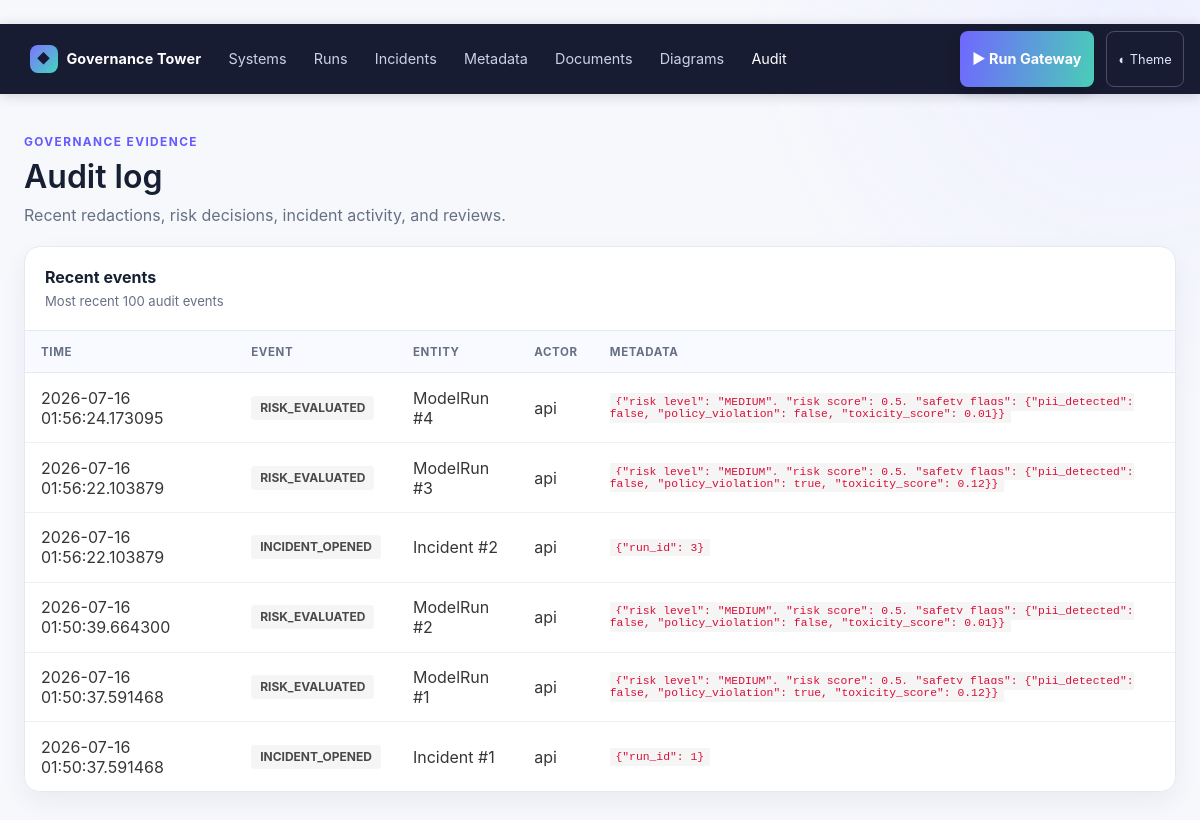
Page /dashboard/audit on the earlier database version.
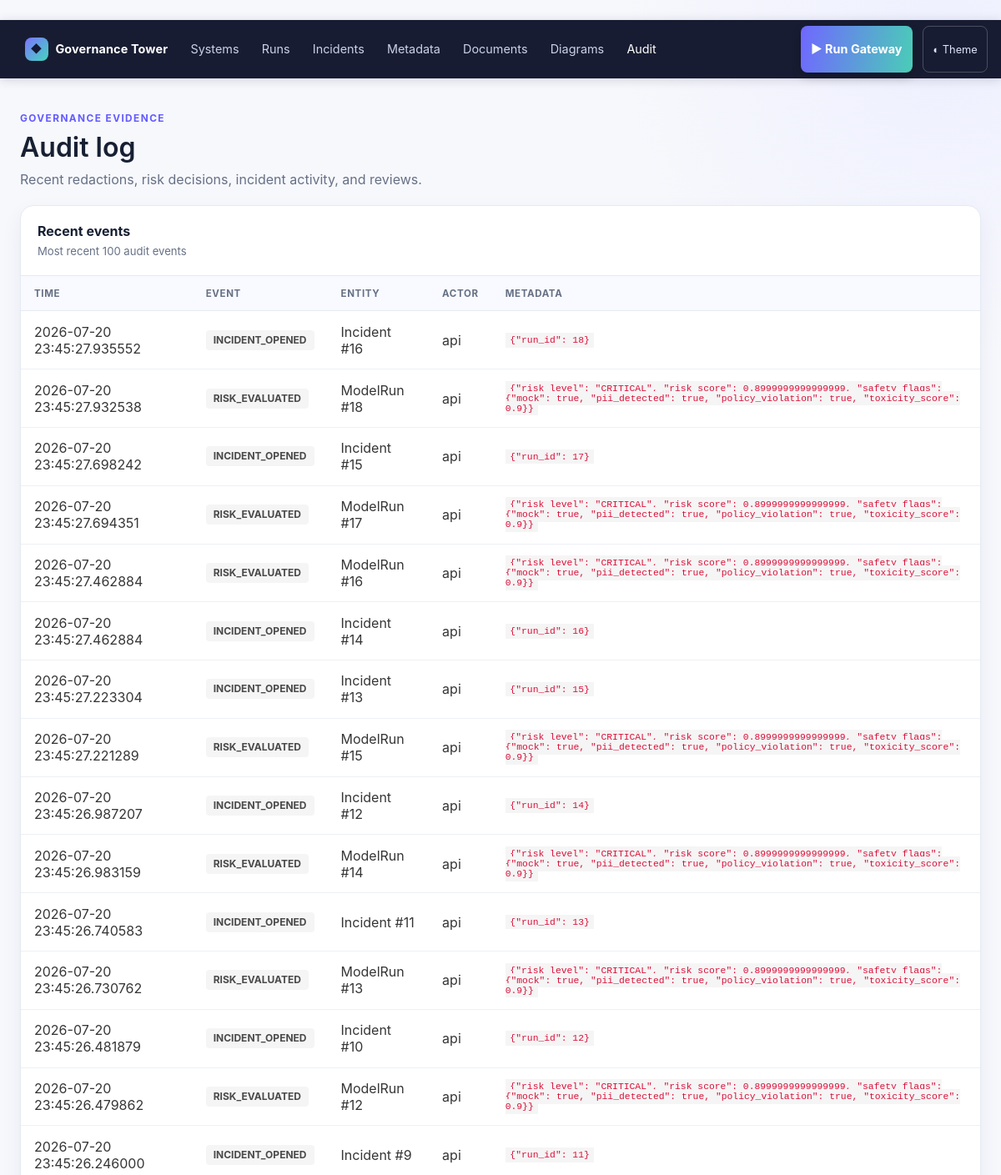
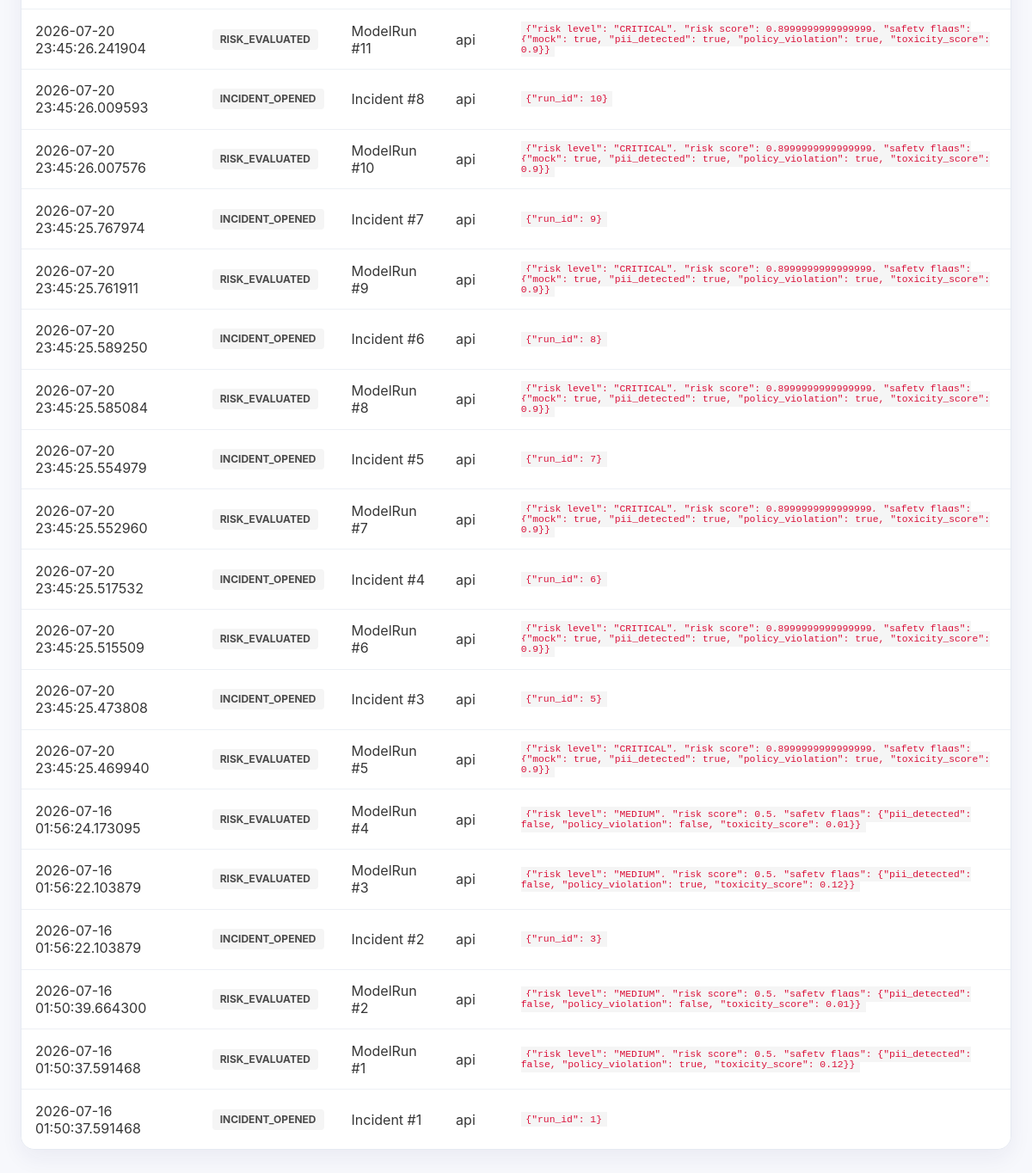
Same page on the later database version (2 pictures, top to bottom).
### models.py (models this page shows)
class AuditEvent(Base):
    __tablename__ = "audit_events"
    id = Column(Integer, primary_key=True)
    entity_type = Column(String(64))
    entity_id = Column(Integer, nullable=False)
    event_type = Column(String(64))
    actor = Column(String(255))
    event_metadata = Column(JSON)
    created_at = Column(DateTime, default=datetime.utcnow)

### dashboard/dashboard_api.py (the view)
@dashboard.get("/audit")
def audit_log(request: Request, session: Session = Depends(get_session)):
    events = session.query(AuditEvent).order_by(AuditEvent.created_at.desc()).limit(100).all()
    return templates.TemplateResponse(request, "audit.html", {"events": events, "active_page": "audit"})

### dashboard/templates/audit.html
﻿{% extends "base.html" %}
{% block content %}
<div class="ct-page"><header class="ct-page-hero"><div><p class="ct-eyebrow">Governance evidence</p><h1 class="title is-3">Audit log</h1><p class="subtitle is-6">Recent redactions, risk decisions, incident activity, and reviews.</p></div></header><section class="ct-card"><div class="ct-card-header"><div><h2 class="ct-card-title">Recent events</h2><p class="ct-card-subtitle">Most recent 100 audit events</p></div></div>{% if events %}<div class="table-container"><table class="table is-fullwidth ct-table"><thead><tr><th>Time</th><th>Event</th><th>Entity</th><th>Actor</th><th>Metadata</th></tr></thead><tbody>{% for event in events %}<tr><td>{{ event.created_at }}</td><td><span class="tag is-light ct-pill">{{ event.event_type }}</span></td><td>{{ event.entity_type }} #{{ event.entity_id }}</td><td>{{ event.actor or 'system' }}</td><td><code>{{ event.event_metadata | tojson }}</code></td></tr>{% endfor %}</tbody></table></div>{% else %}<div class="ct-empty"><strong>No audit events yet</strong>Gateway runs, incident reviews, and demo data will appear here.</div>{% endif %}</section></div>
{% endblock %}

Differences in the rows shown:
added AuditEvent: created_at "2026-07-20 23:45:27.935552", event_type "INCIDENT_OPENED", entity_type "Incident", entity_id "16", actor "api", event_metadata|tojson "{\"run_id\": 18}"
added AuditEvent: created_at "2026-07-20 23:45:27.932538", event_type "RISK_EVALUATED", entity_type "ModelRun", entity_id "18", actor "api", event_metadata|tojson "{\"risk_level\": \"CRITICAL\", \"risk_score\": 0.8999999999999999, \"safety_flags\": {\"mock\": true, \"pii_detected\": true, \"policy_violation\": true, \"toxicity_score\": 0.9}}"
added AuditEvent: created_at "2026-07-20 23:45:27.698242", event_type "INCIDENT_OPENED", entity_type "Incident", entity_id "15", actor "api", event_metadata|tojson "{\"run_id\": 17}"
added AuditEvent: created_at "2026-07-20 23:45:27.694351", event_type "RISK_EVALUATED", entity_type "ModelRun", entity_id "17", actor "api", event_metadata|tojson "{\"risk_level\": \"CRITICAL\", \"risk_score\": 0.8999999999999999, \"safety_flags\": {\"mock\": true, \"pii_detected\": true, \"policy_violation\": true, \"toxicity_score\": 0.9}}"
added AuditEvent: created_at "2026-07-20 23:45:27.462884", event_type "RISK_EVALUATED", entity_type "ModelRun", entity_id "16", actor "api", event_metadata|tojson "{\"risk_level\": \"CRITICAL\", \"risk_score\": 0.8999999999999999, \"safety_flags\": {\"mock\": true, \"pii_detected\": true, \"policy_violation\": true, \"toxicity_score\": 0.9}}"
added AuditEvent: created_at "2026-07-20 23:45:27.462884", event_type "INCIDENT_OPENED", entity_type "Incident", entity_id "14", actor "api", event_metadata|tojson "{\"run_id\": 16}"
added AuditEvent: created_at "2026-07-20 23:45:27.223304", event_type "INCIDENT_OPENED", entity_type "Incident", entity_id "13", actor "api", event_metadata|tojson "{\"run_id\": 15}"
added AuditEvent: created_at "2026-07-20 23:45:27.221289", event_type "RISK_EVALUATED", entity_type "ModelRun", entity_id "15", actor "api", event_metadata|tojson "{\"risk_level\": \"CRITICAL\", \"risk_score\": 0.8999999999999999, \"safety_flags\": {\"mock\": true, \"pii_detected\": true, \"policy_violation\": true, \"toxicity_score\": 0.9}}"
added AuditEvent: created_at "2026-07-20 23:45:26.987207", event_type "INCIDENT_OPENED", entity_type "Incident", entity_id "12", actor "api", event_metadata|tojson "{\"run_id\": 14}"
added AuditEvent: created_at "2026-07-20 23:45:26.983159", event_type "RISK_EVALUATED", entity_type "ModelRun", entity_id "14", actor "api", event_metadata|tojson "{\"risk_level\": \"CRITICAL\", \"risk_score\": 0.8999999999999999, \"safety_flags\": {\"mock\": true, \"pii_detected\": true, \"policy_violation\": true, \"toxicity_score\": 0.9}}"
added AuditEvent: created_at "2026-07-20 23:45:26.740583", event_type "INCIDENT_OPENED", entity_type "Incident", entity_id "11", actor "api", event_metadata|tojson "{\"run_id\": 13}"
added AuditEvent: created_at "2026-07-20 23:45:26.730762", event_type "RISK_EVALUATED", entity_type "ModelRun", entity_id "13", actor "api", event_metadata|tojson "{\"risk_level\": \"CRITICAL\", \"risk_score\": 0.8999999999999999, \"safety_flags\": {\"mock\": true, \"pii_detected\": true, \"policy_violation\": true, \"toxicity_score\": 0.9}}"
added AuditEvent: created_at "2026-07-20 23:45:26.481879", event_type "INCIDENT_OPENED", entity_type "Incident", entity_id "10", actor "api", event_metadata|tojson "{\"run_id\": 12}"
added AuditEvent: created_at "2026-07-20 23:45:26.479862", event_type "RISK_EVALUATED", entity_type "ModelRun", entity_id "12", actor "api", event_metadata|tojson "{\"risk_level\": \"CRITICAL\", \"risk_score\": 0.8999999999999999, \"safety_flags\": {\"mock\": true, \"pii_detected\": true, \"policy_violation\": true, \"toxicity_score\": 0.9}}"
added AuditEvent: created_at "2026-07-20 23:45:26.246000", event_type "INCIDENT_OPENED", entity_type "Incident", entity_id "9", actor "api", event_metadata|tojson "{\"run_id\": 11}"
added AuditEvent: created_at "2026-07-20 23:45:26.241904", event_type "RISK_EVALUATED", entity_type "ModelRun", entity_id "11", actor "api", event_metadata|tojson "{\"risk_level\": \"CRITICAL\", \"risk_score\": 0.8999999999999999, \"safety_flags\": {\"mock\": true, \"pii_detected\": true, \"policy_violation\": true, \"toxicity_score\": 0.9}}"
added AuditEvent: created_at "2026-07-20 23:45:26.009593", event_type "INCIDENT_OPENED", entity_type "Incident", entity_id "8", actor "api", event_metadata|tojson "{\"run_id\": 10}"
added AuditEvent: created_at "2026-07-20 23:45:26.007576", event_type "RISK_EVALUATED", entity_type "ModelRun", entity_id "10", actor "api", event_metadata|tojson "{\"risk_level\": \"CRITICAL\", \"risk_score\": 0.8999999999999999, \"safety_flags\": {\"mock\": true, \"pii_detected\": true, \"policy_violation\": true, \"toxicity_score\": 0.9}}"
added AuditEvent: created_at "2026-07-20 23:45:25.767974", event_type "INCIDENT_OPENED", entity_type "Incident", entity_id "7", actor "api", event_metadata|tojson "{\"run_id\": 9}"
added AuditEvent: created_at "2026-07-20 23:45:25.761911", event_type "RISK_EVALUATED", entity_type "ModelRun", entity_id "9", actor "api", event_metadata|tojson "{\"risk_level\": \"CRITICAL\", \"risk_score\": 0.8999999999999999, \"safety_flags\": {\"mock\": true, \"pii_detected\": true, \"policy_violation\": true, \"toxicity_score\": 0.9}}"
added AuditEvent: created_at "2026-07-20 23:45:25.589250", event_type "INCIDENT_OPENED", entity_type "Incident", entity_id "6", actor "api", event_metadata|tojson "{\"run_id\": 8}"
added AuditEvent: created_at "2026-07-20 23:45:25.585084", event_type "RISK_EVALUATED", entity_type "ModelRun", entity_id "8", actor "api", event_metadata|tojson "{\"risk_level\": \"CRITICAL\", \"risk_score\": 0.8999999999999999, \"safety_flags\": {\"mock\": true, \"pii_detected\": true, \"policy_violation\": true, \"toxicity_score\": 0.9}}"
added AuditEvent: created_at "2026-07-20 23:45:25.554979", event_type "INCIDENT_OPENED", entity_type "Incident", entity_id "5", actor "api", event_metadata|tojson "{\"run_id\": 7}"
added AuditEvent: created_at "2026-07-20 23:45:25.552960", event_type "RISK_EVALUATED", entity_type "ModelRun", entity_id "7", actor "api", event_metadata|tojson "{\"risk_level\": \"CRITICAL\", \"risk_score\": 0.8999999999999999, \"safety_flags\": {\"mock\": true, \"pii_detected\": true, \"policy_violation\": true, \"toxicity_score\": 0.9}}"
added AuditEvent: created_at "2026-07-20 23:45:25.517532", event_type "INCIDENT_OPENED", entity_type "Incident", entity_id "4", actor "api", event_metadata|tojson "{\"run_id\": 6}"
added AuditEvent: created_at "2026-07-20 23:45:25.515509", event_type "RISK_EVALUATED", entity_type "ModelRun", entity_id "6", actor "api", event_metadata|tojson "{\"risk_level\": \"CRITICAL\", \"risk_score\": 0.8999999999999999, \"safety_flags\": {\"mock\": true, \"pii_detected\": true, \"policy_violation\": true, \"toxicity_score\": 0.9}}"
added AuditEvent: created_at "2026-07-20 23:45:25.473808", event_type "INCIDENT_OPENED", entity_type "Incident", entity_id "3", actor "api", event_metadata|tojson "{\"run_id\": 5}"
added AuditEvent: created_at "2026-07-20 23:45:25.469940", event_type "RISK_EVALUATED", entity_type "ModelRun", entity_id "5", actor "api", event_metadata|tojson "{\"risk_level\": \"CRITICAL\", \"risk_score\": 0.8999999999999999, \"safety_flags\": {\"mock\": true, \"pii_detected\": true, \"policy_violation\": true, \"toxicity_score\": 0.9}}"
